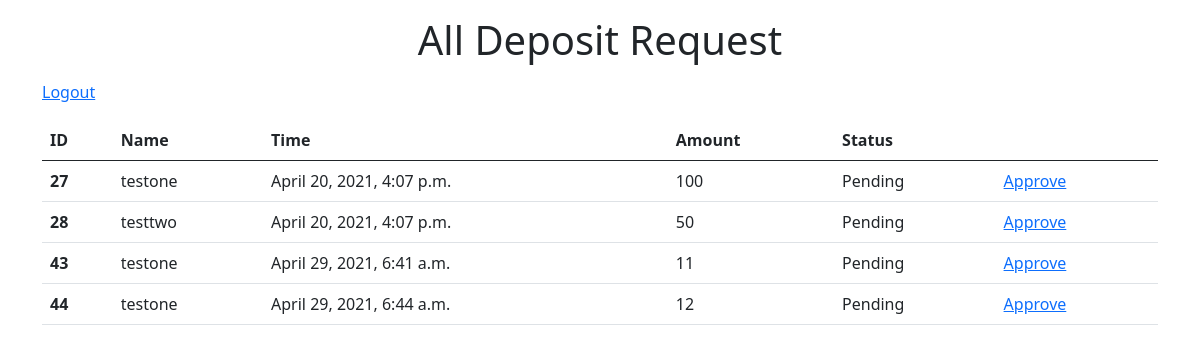
The page /controller/ (signed in) on the database as committed earlier.
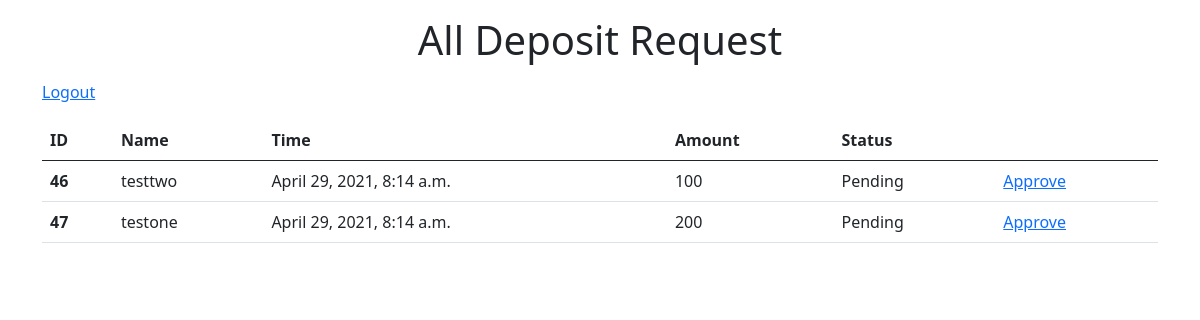
The same page on the database as committed later.
### AIUTS/models.py (models this page shows, shortened)
class DepositRequest(models.Model):
    STATUS = (
			('Pending', 'Pending'),
			('Approve', 'Approve')
		)
    DepositRequestID = models.AutoField(primary_key=True)
    RequestTime = models.DateTimeField(auto_now_add=True)
    RequestReceiver = models.ForeignKey(UserAccount, on_delete=models.CASCADE, related_name="RequestReceiver")
    RequestAmount = models.IntegerField(default=100)
    RequestStatus =  models.CharField(max_length=20, choices=STATUS, default=STATUS[0][0])

class UserAccount(models.Model):
    user = models.OneToOneField(User, on_delete=models.CASCADE)
    accountId = models.CharField(primary_key=True,max_length=255,)
    accountAmount = models.IntegerField(default=100)
    def __str__(self):
        return f"{self.user}"
    '''
    everytime the user is create, it will add to a users group directly
    '''

### controller/views.py (the view)
# urls.py: path('', views.indexViews.as_view(), name='index'),
class indexViews(PermissionRequiredMixin, LoginRequiredMixin, generic.ListView):
    permission_required = 'depositrequest.view_depositrequest'
    template_name = 'controller/index.html'
    context_object_name = 'requests'
    def get_queryset(self):
        return DepositRequest.objects.filter(RequestStatus="Pending").order_by('RequestTime')

### controller/templates/controller/index.html (shortened to what this page needs)
{% extends "controller/bases.html" %} {% block content %}
<h1 class="text-center">All Deposit Request</h1>
<div class="container">
  <p class="logout"><a class="logoutbtn" href="{% url 'logout'%}">Logout</a></p>
  <table class="table" id="depositRequest">
    <thead>
      <tr>
        <th scope="col">ID</th>
        <th scope="col">Name</th>
        <th scope="col">Time</th>
        <th scope="col">Amount</th>
        <th scope="col">Status</th>
        <th scope="col"></th>
      </tr>
    </thead>
    <tbody>
      {% for request in requests%}
      <tr>
        <th scope="row">{{request.DepositRequestID}}</th>
        <td>{{ request.RequestReceiver }}</td>
        <td>{{ request.RequestTime }}</td>
        <td>{{ request.RequestAmount }}</td>
        <td>{{ request.RequestStatus }}</td>
        <td>
          <a href="{% url 'controller:Approve' request.DepositRequestID%}"
            >Approve</a
          >
        </td>
      </tr>
      {% empty %}
      <p id="empty">No Deposit Request in a Moment</p>
      {% endfor %}
    </tbody>
  </table>
  <br />
</div>
{% endblock %}

Rows that differ between the two databases and show on the page:
no longer on this page (row edited): DepositRequest: DepositRequestID "27", RequestReceiver "testone", RequestTime "April 20, 2021, 4:07 p.m.", RequestAmount "100", RequestStatus "Pending"
no longer on this page (row edited): DepositRequest: DepositRequestID "28", RequestReceiver "testtwo", RequestTime "April 20, 2021, 4:07 p.m.", RequestAmount "50", RequestStatus "Pending"
no longer on this page (row edited): DepositRequest: DepositRequestID "43", RequestReceiver "testone", RequestTime "April 29, 2021, 6:41 a.m.", RequestAmount "11", RequestStatus "Pending"
no longer on this page (row edited): DepositRequest: DepositRequestID "44", RequestReceiver "testone", RequestTime "April 29, 2021, 6:44 a.m.", RequestAmount "12", RequestStatus "Pending"
added DepositRequest: DepositRequestID "46", RequestReceiver "testtwo", RequestTime "April 29, 2021, 8:14 a.m.", RequestAmount "100", RequestStatus "Pending"
added DepositRequest: DepositRequestID "47", RequestReceiver "testone", RequestTime "April 29, 2021, 8:14 a.m.", RequestAmount "200", RequestStatus "Pending"
